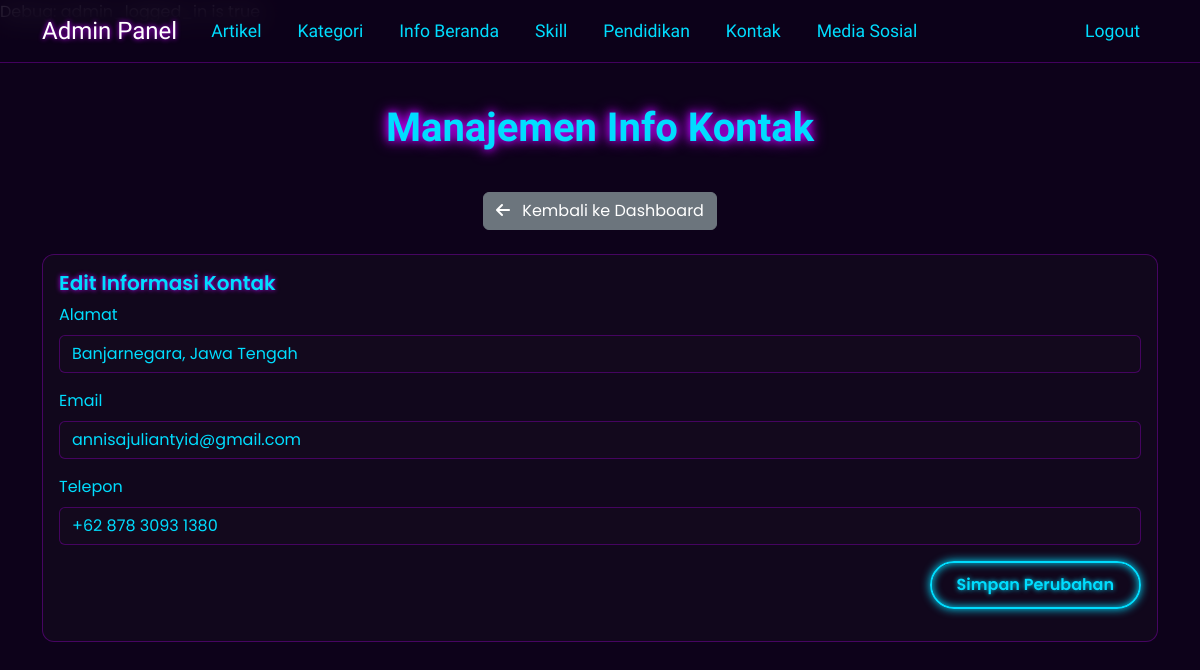
Page /admin/manage_contact.php (signed in) on the committed database.
### tables this page shows
CREATE TABLE `contact_info` (
  `id` int(11) NOT NULL,
  `name` varchar(255) NOT NULL,
  `value` varchar(255) NOT NULL
);

### admin/manage_contact.php (the view, shortened to what this page needs)
<?php
require_once 'auth_check.php';
require_once '../config/database.php';
$contact_info_items = $pdo->query("SELECT * FROM contact_info ORDER BY id ASC")->fetchAll(PDO::FETCH_ASSOC);
?>
<!DOCTYPE html>
<html lang="id">
<head>
    <link href="https://cdn.jsdelivr.net/npm/bootstrap@5.3.3/dist/css/bootstrap.min.css" rel="stylesheet">
    <link rel="stylesheet" href="https://cdnjs.cloudflare.com/ajax/libs/font-awesome/6.5.2/css/all.min.css">
    <link rel="stylesheet" href="../css/style.css">
</head>
<body class="admin-page">
    <nav class="navbar navbar-expand-lg navbar-dark fixed-top">
        <div class="container">
            <a class="navbar-brand" href="dashboard.php">Admin Panel</a>
            <div class="collapse navbar-collapse">
                <ul class="navbar-nav">
                    <li class="nav-item"><a class="nav-link" href="dashboard.php">Artikel</a></li>
                    <li class="nav-item"><a class="nav-link" href="kategori.php">Kategori</a></li>
                    <li class="nav-item"><a class="nav-link" href="manage_home.php">Info Beranda</a></li>
                    <li class="nav-item"><a class="nav-link" href="manage_skills.php">Skill</a></li>
                    <li class="nav-item"><a class="nav-link" href="manage_education.php">Pendidikan</a></li>
                    <li class="nav-item"><a class="nav-link" href="manage_contact.php">Kontak</a></li>
                    <li class="nav-item"><a class="nav-link" href="manage_social_media.php">Media Sosial</a></li>
                </ul>
                <ul class="navbar-nav ms-auto">
                    <li class="nav-item"><a class="nav-link" href="logout.php">Logout</a></li>
                </ul>
            </div>
        </div>
    </nav>
    <section class="content-section content-section-padded">
        <div class="container">
            <h2 class="section-title">Manajemen Info Kontak</h2>
            <div class="text-center mb-4">
                <a href="dashboard.php" class="btn btn-secondary"><i class="fa-solid fa-arrow-left me-2"></i> Kembali ke Dashboard</a>
            </div>
            <div class="card">
                <div class="card-body">
                    <h5 class="card-title">Edit Informasi Kontak</h5>
                    <form action="manage_contact.php" method="post">
                        <?php foreach ($contact_info_items as $item): ?>
                            <div class="mb-3">
                                <label for="value_<?= $item['id'] ?>" class="form-label"><?= ucwords(str_replace('_', ' ', htmlspecialchars($item['name']))) ?></label>
                                <input type="text" name="value_<?= $item['id'] ?>" id="value_<?= $item['id'] ?>" class="form-control" value="<?= htmlspecialchars($item['value']) ?>" required>
                            </div>
                        <?php endforeach; ?>
                        <div class="d-flex justify-content-end">
                            <button type="submit" name="save_contact_info" class="btn btn-custom">Simpan Perubahan</button>
                        </div>
                    </form>
                </div>
            </div>
        </div>
    </section>
</body>
</html>

### css/style.css (style rules this page uses)
:root { --neon-blue: #00ddff; --neon-purple: #bf00ff; --background-color: #0d021a; --card-color: rgba(20, 10, 30, 0.7); --text-color: #e0e0e0; --heading-color: #ffffff; --border-color: rgba(191, 0, 255, 0.3); }
body { font-family: 'Poppins', sans-serif; background-color: var(--background-color); color: var(--text-color); margin: 0; }
.content-section-padded { padding-top: 80px; }
.navbar { background-color: rgba(13, 2, 26, 0.8); backdrop-filter: blur(12px); border-bottom: 1px solid var(--border-color); font-family: 'Rajdhani', sans-serif; }
.navbar-collapse { justify-content: flex-end; }
.navbar-brand { color: var(--heading-color) !important; font-size: 1.5rem; text-shadow: 0 0 5px var(--neon-purple); }
.nav-link { color: var(--text-color) !important; margin: 0 10px; transition: all 0.3s ease; font-size: 1.1rem; }
.content-section { padding: 80px 0; animation: fadeIn 1s ease-in-out; }
.section-title { font-family: 'Rajdhani', sans-serif; color: var(--heading-color); font-size: 2.5rem; font-weight: 700; margin-bottom: 40px; text-align: center; position: relative; text-shadow: 0 0 8px var(--neon-purple), 0 0 15px var(--neon-purple); }
.section-title::after { display: none; }
.card { background-color: var(--card-color); border: 1px solid var(--border-color); border-radius: 12px; transition: all 0.3s ease; backdrop-filter: blur(5px); }
.card-title { color: var(--heading-color); font-weight: 600; text-shadow: 0 0 5px var(--neon-purple); }
.btn-custom { background-color: transparent; border: 2px solid var(--neon-blue); color: var(--neon-blue); padding: 10px 25px; border-radius: 50px; font-weight: 600; text-decoration: none; transition: all 0.3s ease; text-shadow: 0 0 5px var(--neon-blue); box-shadow: 0 0 10px var(--neon-blue), inset 0 0 8px var(--neon-blue); }
.admin-page .table, .admin-page .table th, .admin-page .table td, .admin-page .form-label, .admin-page .card-text, .admin-page .section-title, .admin-page .card-title, .admin-page .form-control, .admin-page .navbar .nav-link { color: var(--neon-blue) !important; }
.admin-page .form-control { background-color: var(--card-color); border-color: var(--border-color); }

### rows in the picture
contact_info: name "Alamat", value "Banjarnegara, Jawa Tengah"
contact_info: name "Email", value "annisajuliantyid@gmail.com"
contact_info: name "Telepon", value "+62 878 3093 1380"
